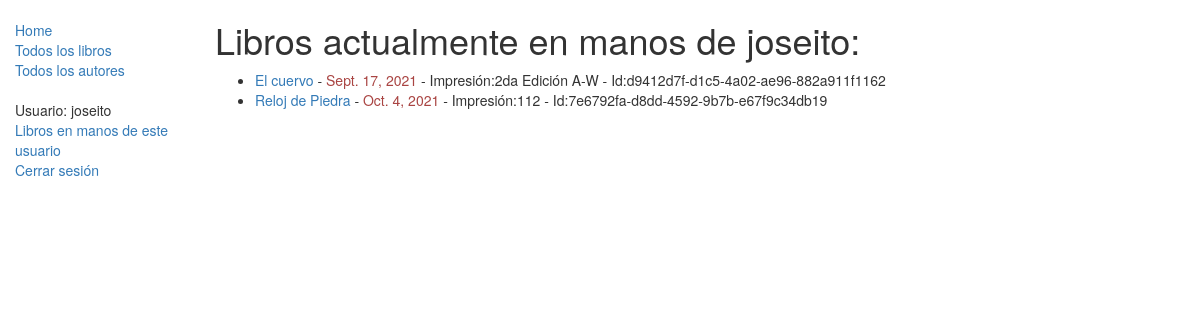
The page /catalogo/librosUsuario/ (signed in) on the database its author committed.
### catalogo/models.py (models this page shows, shortened)
class EjemplarEspecifico(models.Model):
    id = models.UUIDField(primary_key=True, default=uuid.uuid4, help_text="ID único para este libro particular en toda la biblioteca")
    libro = models.ForeignKey('Libro', on_delete=models.SET_NULL, null=True)
    impresion = models.CharField(max_length=200)
    devolucion = models.DateField(null=True, blank=True)
    prestatario = models.ForeignKey(User, on_delete=models.SET_NULL, null=True, blank=True) #Note que el argumento de primero en la instanciación del objeto/clase, models.ForeingKey, User, representa una tabla o clase implicita de django, consistente en todos los usuarios de la aplicación django, guardados en la base de datos.
    campoConstante = 'xxx' #Podemos meter un atributo-campo como una constante simbólica. Todos los registros o filas tendrán este valor en su campo o columna.
    PRESTAMO_STATUS = (
        ('m', 'Mantenimiento'),
        ('p', 'Prestado'),
        ('d', 'Disponible'),
        ('r', 'Reservado'),
    )
    status = models.CharField(max_length=1, choices=PRESTAMO_STATUS, blank=True, default='m', help_text='Estatus en que se encuentra actualmente el ejemplar específico.')
    class Meta:
        ordering = ["devolucion"]
        permissions = (("permisoBibliotecario1", "Permiso tipo 1 sólo para bibliotecarios"), ("permisoBibliotecario2", "Permiso tipo 2 sólo para bibliotecarios"), ("unPermisoX", "Un permiso de hacer x cosa a x usuario."), )
    def esta_atrasado(self): #Método-atributo para determinar si está atrasado en la devolución.
        if self.devolucion and date.today() > self.devolucion:
            return True
        return False

class Libro(models.Model):
    titulo = models.CharField(max_length=200)
    autor = models.ForeignKey('Autor', on_delete=models.SET_NULL, null=True)
    resumen = models.TextField(max_length=1000, help_text="Ingrese una breve descripción del libro")
    isbn = models.CharField('ISBN',max_length=13, help_text='hasta 13 Caracteres <a href="https://www.isbn-international.org/content/what-isbn">ISBN number</a>')
    genero = models.ManyToManyField(Genero, help_text="seleccione un genero para este libro.")
    lenguaje = models.ForeignKey('Lenguaje', on_delete=models.SET_NULL, null=True)
    def display_genero(self):
        """
        Creates a string for the Genero. This is required to display genre in Admin."""
        return ', '.join([ genero.nombre for genero in self.genero.all()[:3] ])
    display_genero.short_description = 'Genero'

### catalogo/views.py (the view)
# urls.py: path('librosUsuario/', views.VistaEjemplaresParaLosUsuarios.as_view(), name='VistaUsuarios'),
class VistaEjemplaresParaLosUsuarios(LoginRequiredMixin, generic.ListView):
    model = EjemplarEspecifico
    template_name ='catalogo/vista_usuarios.html' #El nombre de la plantilla aquí es arbitrario por el usuario.
    paginate_by = 10
    def get_queryset(self):#Se define lo
        return EjemplarEspecifico.objects.filter(prestatario=self.request.user).filter(status__exact='p').order_by('devolucion')

### catalogo/templates/catalogo/vista_usuarios.html
{% extends "base_generica.html" %}
{% block content %}
    <h1>Libros actualmente en manos de {{user.get_username}}:</h1>
    {% if ejemplarespecifico_list %}
    <ul>
      {% for instancia in ejemplarespecifico_list %}
      <li>
        <a href="{% url 'libro-detail' instancia.libro.pk %}">{{instancia.libro.titulo}}</a> - <font class="{% if instancia.esta_atrasado %}text-danger{% endif %}">{{ instancia.devolucion }}</font> - Impresión:{{instancia.impresion}} - Id:{{instancia.id}}
      </li>
      {% endfor %}
    </ul>
    {% else %}
      <p>El usuario {{user.get_username}} no tiene actualmente ningún libro de la biblioteca en sus manos.</p>
    {% endif %}
{% endblock %}

### catalogo/templates/base_generica.html (shortened to what this page needs)
<!DOCTYPE html>
<html lang="es">
<head>
  <link rel="stylesheet" href="https://maxcdn.bootstrapcdn.com/bootstrap/3.3.7/css/bootstrap.min.css">
  {% load static %}
  <link rel="stylesheet" href="{% static 'css/styles.css' %}">
</head>
<body>
  <div class="container-fluid">
    <div class="row">
      <div class="col-sm-2">
      {% block sidebar %}
      <ul class="sidebar-nav">
          <li><a href="{% url 'index' %}">Home</a></li>
          <li><a href="{% url 'libros' %}">Todos los libros</a></li>
          <li><a href="{% url 'autores' %}">Todos los autores</a></li>
      </ul>
      <ul class="sidebar-nav">
      {% if user.is_authenticated %}
          <li>Usuario: {{ user.get_username }}</li>
          <li><a href="{% url 'VistaUsuarios' %}">Libros en manos de este usuario</a></li>
          <li><a href="{% url 'logout' %}">Cerrar sesión</a></li>
      {% else %}
          <li><a href="{% url 'login' %}?next={{request.path}}">Abrir sesión</a></li>
          <li><a href="/admin">Ir a admin</a></li>
      {% endif %}
      </ul>
      {% endblock %}
      </div>
      <div class="col-sm-10 ">
      {% block content %}{% endblock %}
      </div>
    </div>
  </div>
</body>
</html>

### catalogo/static/css/styles.css (style rules this page uses)
.sidebar-nav { margin-top: 20px; padding: 0; list-style: none; }

### rows shown on the page
EjemplarEspecifico: libro.titulo "El cuervo", devolucion "Sept. 17, 2021", impresion "2da Edición A-W", id "d9412d7f-d1c5-4a02-ae96-882a911f1162"
EjemplarEspecifico: libro.titulo "Reloj de Piedra", devolucion "Oct. 4, 2021", impresion "112", id "7e6792fa-d8dd-4592-9b7b-e67f9c34db19"

### other values the page prints
{{ user.get_username }} "joseito"
